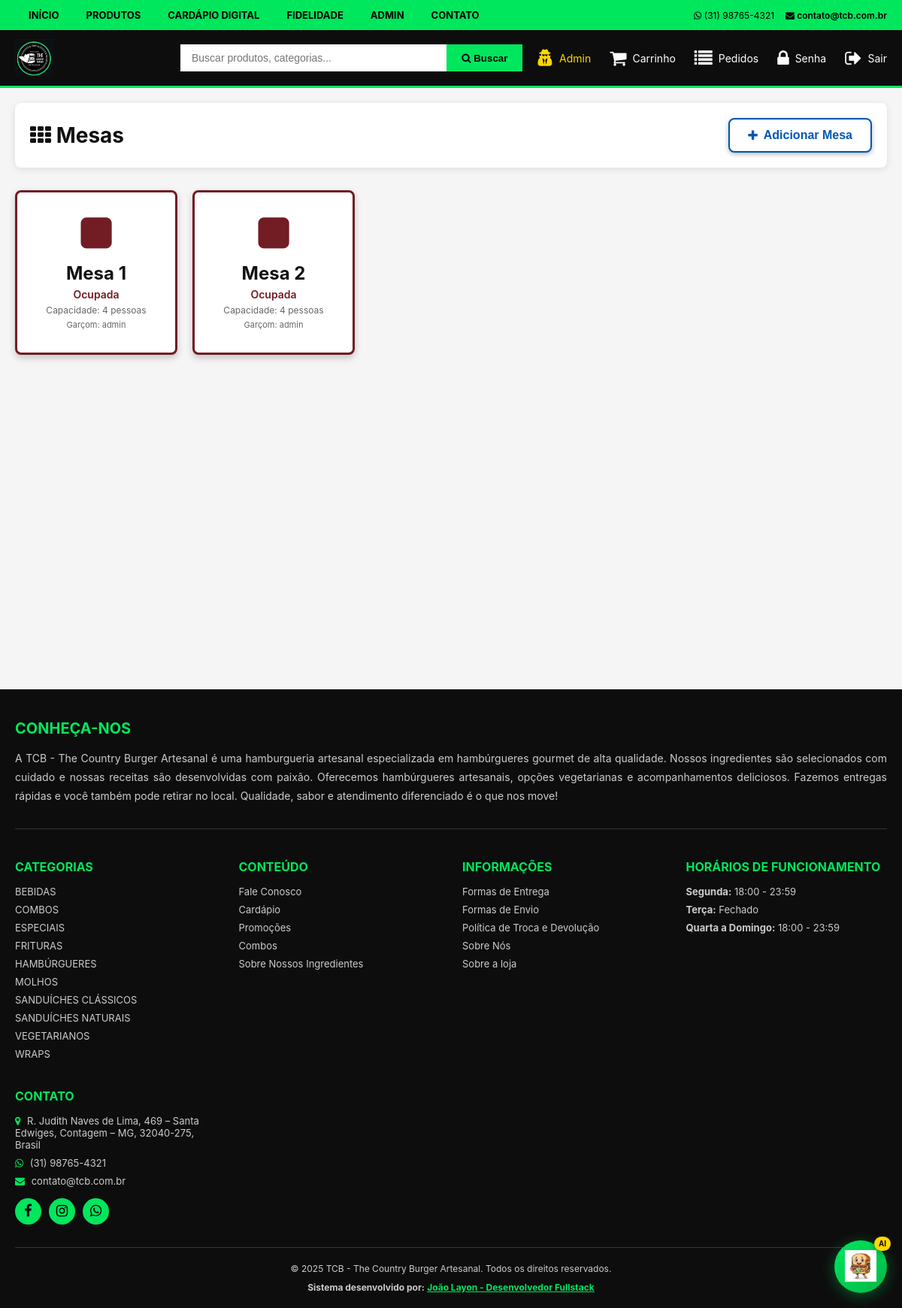
The app's page /pdv/mesas (signed in) with its own data.
### app/models.py (models this page shows, shortened)
class Table(db.Model):
    id = db.Column(db.Integer, primary_key=True)
    table_number = db.Column(db.String(20), unique=True, nullable=False)
    capacity = db.Column(db.Integer, default=4)
    status = db.Column(db.String(20), default='available')
    current_order_id = db.Column(db.Integer, db.ForeignKey('order.id'), nullable=True)
    opened_at = db.Column(db.DateTime, nullable=True)
    waiter_id = db.Column(db.Integer, db.ForeignKey('user.id'), nullable=True)
    qr_code_url = db.Column(db.String(500), nullable=True)
    access_pin = db.Column(db.String(4), nullable=True)
    created_at = db.Column(db.DateTime, default=utcnow_brasilia)
    waiter = db.relationship('User', foreign_keys=[waiter_id])
    current_order = db.relationship('Order', foreign_keys=[current_order_id], post_update=True)
    def get_status_display(self):
        status_map = {
            'available': 'Disponível',
            'occupied': 'Ocupada',
            'reserved': 'Reservada',
            'cleaning': 'Limpeza'
        }
        return status_map.get(self.status, self.status)

class User(UserMixin, db.Model):
    id = db.Column(db.Integer, primary_key=True)
    username = db.Column(db.String(80), nullable=False)
    email = db.Column(db.String(120), unique=True, nullable=True)
    password_hash = db.Column(db.String(200), nullable=True)
    cpf = db.Column(db.String(14), nullable=True)
    phone = db.Column(db.String(20), unique=True, nullable=False)
    is_admin = db.Column(db.Boolean, default=False)
    role = db.Column(db.String(20), default='customer')
    created_at = db.Column(db.DateTime, default=utcnow_brasilia)
    wishlists = db.relationship('Wishlist', backref='user', lazy=True, cascade='all, delete-orphan')
    reviews = db.relationship('Review', backref='user', lazy=True, cascade='all, delete-orphan')

class Category(db.Model):
    id = db.Column(db.Integer, primary_key=True)
    name = db.Column(db.String(100), nullable=False, unique=True)
    description = db.Column(db.Text)
    image_url = db.Column(db.String(500))
    created_at = db.Column(db.DateTime, default=utcnow_brasilia)
    products = db.relationship('Product', backref='category', lazy=True)

### app/routes/pdv.py (the view)
@pdv_bp.route('/mesas')
@login_required
@admin_or_waiter_required
def tables():
    all_tables = Table.query.order_by(Table.table_number).all()
    return render_template('pdv/tables.html', tables=all_tables)

### app/models.py (called while the page is built)
    @staticmethod
    def get_setting(key, default=None):
        setting = StoreSettings.query.filter_by(setting_key=key).first()
        return setting.setting_value if setting else default

### app/routes/pdv.py (called while the page is built)
def admin_or_waiter_required(f):
    @wraps(f)
    def decorated_function(*args, **kwargs):
        if not current_user.is_authenticated:
            flash('Acesso restrito. Faça login.', 'danger')
            return redirect(url_for('auth.login'))
        if not (current_user.is_admin or current_user.role in ['waiter', 'manager']):
            flash('Acesso restrito a garçons e administradores.', 'danger')
            return redirect(url_for('main.index'))
        return f(*args, **kwargs)
    return decorated_function

### app/templates/pdv/tables.html (shortened to what this page needs)
{% extends "base.html" %}
{% block content %}
<div class="pdv-container">
    <div class="pdv-header">
        <h2><i class="fa fa-th"></i> Mesas</h2>
        <button onclick="document.getElementById('addTableModal').style.display='block'" class="btn btn-primary">
            <i class="fa fa-plus"></i> Adicionar Mesa
        </button>
    </div>
    <div style="display: grid; grid-template-columns: repeat(auto-fill, minmax(200px, 1fr)); gap: 20px;">
        {% for table in tables %}
        <a href="{{ url_for('pdv.table_detail', table_id=table.id) }}" style="text-decoration: none;">
            <div style="background: #fff; color: #111; padding: 30px; border-radius: 8px; text-align: center; box-shadow: 0 4px 10px rgba(0,0,0,0.2); transition: all 0.2s; border: 3px solid {% if table.status == 'occupied' %}#721c24{% elif table.status == 'reserved' %}#856404{% else %}#155724{% endif %};">
                <i class="fa fa-square" style="font-size: 48px; margin-bottom: 15px; display: block; color: {% if table.status == 'occupied' %}#721c24{% elif table.status == 'reserved' %}#856404{% else %}#155724{% endif %};"></i>
                <div style="font-size: 24px; font-weight: 700; margin-bottom: 5px; color: #111;">Mesa {{ table.table_number }}</div>
                <div style="font-size: 14px; margin-bottom: 5px; color: {% if table.status == 'occupied' %}#721c24{% elif table.status == 'reserved' %}#856404{% else %}#155724{% endif %}; font-weight: 600;">{{ table.get_status_display() }}</div>
                <div style="font-size: 12px; color: #666;">Capacidade: {{ table.capacity }} pessoas</div>
                {% if table.status == 'occupied' and table.waiter %}
                    <div style="font-size: 11px; margin-top: 5px; color: #666;">Garçom: {{ table.waiter.username }}</div>
                {% endif %}
            </div>
        </a>
        {% endfor %}
    </div>
</div>
{% endblock %}

### app/templates/base.html (shortened to what this page needs)
<!DOCTYPE html>
<html lang="pt-BR">
<head>
    <link rel="stylesheet" href="https://cdnjs.cloudflare.com/ajax/libs/font-awesome/4.7.0/css/font-awesome.min.css">
    <link rel="stylesheet" href="{{ url_for('static', filename='css/style.css') }}">
</head>
<body>
    <nav class="top_nav">
        <div class="top_nav_container">
            <ul class="top_nav_left">
                <li><a href="{{ url_for('main.index') }}">Início</a></li>
                <li><a href="{{ url_for('main.index') }}#produtos">Produtos</a></li>
                <li><a href="{{ url_for('digital_menu.index') }}">Cardápio Digital</a></li>
                {% if current_user.is_authenticated %}
                <li><a href="{{ url_for('loyalty.index') }}">Fidelidade</a></li>
                {% endif %}
                {% if current_user.is_authenticated and current_user.is_admin %}
                <li><a href="{{ url_for('admin.dashboard') }}">Admin</a></li>
                {% endif %}
                <li><a href="#contato">Contato</a></li>
            </ul>
            <div class="top_nav_right">
                <span><i class="fa fa-whatsapp"></i> {{ store_settings.store_phone }}</span>
                <a href="mailto:{{ store_settings.store_email }}"><i class="fa fa-envelope"></i> {{ store_settings.store_email }}</a>
            </div>
        </div>
    </nav>
    <header class="header_main">
        <div class="header_main_container">
            <a href="{{ url_for('main.index') }}" class="logo">
                {% if store_settings.store_logo %}
                    <img src="{{ store_settings.store_logo }}" alt="{{ store_settings.store_name }}" style="height: 50px;">
                {% else %}
                    <h1 style="color: var(--color-red); font-size: 24px; font-weight: 700; margin: 0;">{{ store_settings.store_name }}</h1>
                {% endif %}
            </a>
            <form class="search-form" action="{{ url_for('main.search') }}" method="GET">
                <input type="text" name="q" class="search-input" placeholder="Buscar produtos, categorias..." value="{{ request.args.get('q', '') }}">
                <button type="submit" class="search-btn">
                    <i class="fa fa-search"></i> Buscar
                </button>
            </form>
            <div class="header_actions">
                {% if current_user.is_authenticated %}
                    {% if current_user.is_admin %}
                        <a href="{{ url_for('admin.dashboard') }}" class="header_action" style="color: #FFD700;">
                            <i class="fa fa-user-secret"></i>
                            <span>Admin</span>
                        </a>
                    {% endif %}
                    <a href="{{ url_for('cart.view_cart') }}" class="header_action">
                        <i class="fa fa-shopping-cart"></i>
                        <span>Carrinho</span>
                    </a>
                    <a href="{{ url_for('cart.my_orders') }}" class="header_action">
                        <i class="fa fa-list"></i>
                        <span>Pedidos</span>
                    </a>
                    <a href="{{ url_for('auth.change_password') }}" class="header_action">
                        <i class="fa fa-lock"></i>
                        <span>Senha</span>
                    </a>
                    <a href="{{ url_for('auth.logout') }}" class="header_action">
                        <i class="fa fa-sign-out"></i>
                        <span>Sair</span>
                    </a>
                {% endif %}
            </div>
        </div>
    </header>
    {% block content %}{% endblock %}
    <div id="aiChatWidget" class="ai-chat-widget">
        <button id="aiChatToggle" class="ai-chat-toggle" title="Assistente Virtual">
            <img src="{{ url_for('static', filename='images/sandwich_whatsapp_mascot.png') }}" alt="Assistente Virtual" class="ai-chat-icon">
            <span class="ai-chat-badge">AI</span>
        </button>
    </div>
    <footer class="footer">
        <div class="footer_container">
            <div class="footer_about">
                <h3>CONHEÇA-NOS</h3>
                <p>A {{ store_settings.store_name }} é uma hamburgueria artesanal especializada em hambúrgueres gourmet de alta qualidade. Nossos ingredientes são selecionados com cuidado e nossas receitas são desenvolvidas com paixão. Oferecemos hambúrgueres artesanais, opções vegetarianas e acompanhamentos deliciosos. Fazemos entregas rápidas e você também pode retirar no local. Qualidade, sabor e atendimento diferenciado é o que nos move!</p>
            </div>
            <div class="footer_grid">
                <div class="footer_column">
                    <h3>Categorias</h3>
                    <ul>
                        {% for category in categories %}
                        <li><a href="{{ url_for('main.category_products', category_id=category.id) }}">{{ category.name|upper }}</a></li>
                        {% endfor %}
                    </ul>
                </div>
                <div class="footer_column">
                    <h3>Conteúdo</h3>
                    <ul>
                        <li><a href="#contato">Fale Conosco</a></li>
                        <li><a href="{{ url_for('main.index') }}">Cardápio</a></li>
                        <li><a href="{{ url_for('main.index') }}#produtos">Promoções</a></li>
                        <li><a href="#">Combos</a></li>
                        <li><a href="#">Sobre Nossos Ingredientes</a></li>
                    </ul>
                </div>
                <div class="footer_column">
                    <h3>Informações</h3>
                    <ul>
                        <li><a href="#">Formas de Entrega</a></li>
                        <li><a href="#">Formas de Envio</a></li>
                        <li><a href="#">Política de Troca e Devolução</a></li>
                        <li><a href="#">Sobre Nós</a></li>
                        <li><a href="#">Sobre a loja</a></li>
                    </ul>
                </div>
                <div class="footer_column">
                    <h3>Horários de Funcionamento</h3>
                    <ul>
                        <li><strong>Segunda:</strong> {{ store_settings.opening_hours_monday }}</li>
                        <li><strong>Terça:</strong> {{ store_settings.opening_hours_tuesday }}</li>
                        <li><strong>Quarta a Domingo:</strong> {{ store_settings.opening_hours_wednesday }}</li>
                    </ul>
                </div>
                <div class="footer_column">
                    <h3>Contato</h3>
                    <ul>
                        <li><i class="fa fa-map-marker"></i> {{ store_settings.store_address }}</li>
                        <li><i class="fa fa-whatsapp"></i> {{ store_settings.store_phone }}</li>
                        <li><i class="fa fa-envelope"></i> {{ store_settings.store_email }}</li>
                    </ul>
                    <div class="footer_social">
                        <a href="#" title="Facebook"><i class="fa fa-facebook"></i></a>
                        <a href="#" title="Instagram"><i class="fa fa-instagram"></i></a>
                        <a href="https://wa.me/{{ store_settings.store_whatsapp }}" target="_blank" title="WhatsApp"><i class="fa fa-whatsapp"></i></a>
                    </div>
                </div>
            </div>
            <div class="footer_bottom">
                <p>&copy; 2025 {{ store_settings.store_name }}. Todos os direitos reservados.</p>
                <p style="margin-top: 10px;">
                    <strong>Sistema desenvolvido por:</strong>
                    <a href="https://dujao22.github.io/Apresentacao_Solucoes_Digitais-/" target="_blank" style="color: var(--color-red); font-weight: bold;">
                        João Layon - Desenvolvedor Fullstack
                    </a>
                </p>
            </div>
        </div>
    </footer>
</body>
</html>

### records on screen
Table: table_number "1", status "Ocupada", capacity "4", waiter.username "admin"
Table: table_number "2", status "Ocupada", capacity "4", waiter.username "admin"
Category: name "BEBIDAS"
Category: name "COMBOS"
Category: name "ESPECIAIS"
Category: name "FRITURAS"
Category: name "HAMBÚRGUERES"
Category: name "MOLHOS"
Category: name "SANDUÍCHES CLÁSSICOS"
Category: name "SANDUÍCHES NATURAIS"
Category: name "VEGETARIANOS"
Category: name "WRAPS"

### other values on screen
{{ store_settings.store_phone }} "(31) 98765-4321"
{{ store_settings.store_email }} "contato@tcb.com.br"
{{ store_settings.store_name }} "TCB - The Country Burger Artesanal"
{{ store_settings.opening_hours_monday }} "18:00 - 23:59"
{{ store_settings.opening_hours_tuesday }} "Fechado"
{{ store_settings.opening_hours_wednesday }} "18:00 - 23:59"
{{ store_settings.store_address }} "R. Judith Naves de Lima, 469 – Santa Edwiges, Contagem – MG, 32040-275, Brasil"
